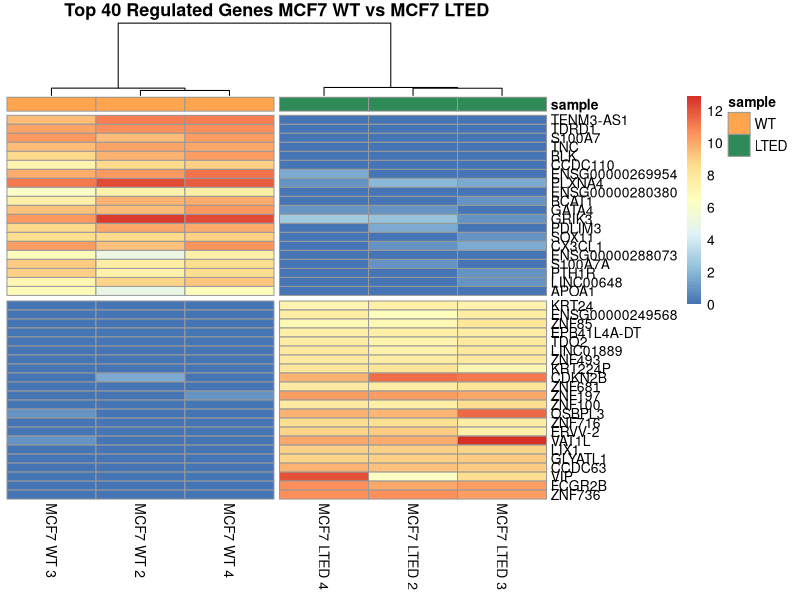
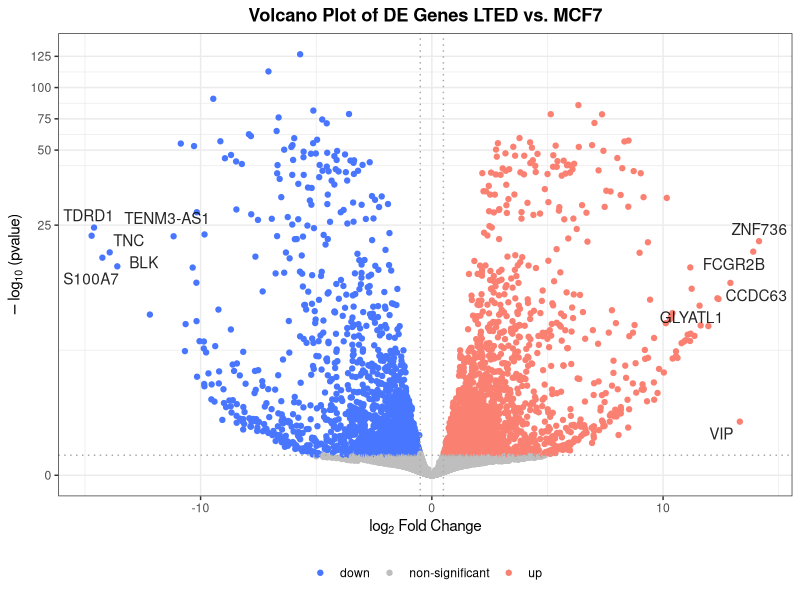

Recreate these plots in R, in order.
library(readxl)
library(ggplot2)
library(ggrepel)
library(dplyr)
library(pheatmap)
library(scales)

data <- read_excel("20220511_wt_vs_LTED_DESeq2.xlsx")

for (gene_anno in (1:length(data$hgnc_symbol))){
  if (is.na(data$hgnc_symbol[gene_anno] == TRUE)){
    data$hgnc_symbol[gene_anno] <- data$ensembl_gene_id[gene_anno]
  }
}

volcano <- data.frame(cbind(data$hgnc_symbol,data$log2FoldChange,data$padj))


#make sure the values read from excel are in numeric or double
colnames(volcano) <- c("gene_name","log2fc","pvalue")
volcano[,2] <- as.numeric(volcano[,2])
volcano[,3] <- as.numeric(volcano[,3])

#remove na values to not to get a warning later
volcano <- volcano[!is.na(volcano$pvalue),]
volcano <- volcano[!is.na(volcano$log2fc),]

#annotate each gene as non-significant, up & down for further coloring
volcano[,"regulation"] <- "non-significant"
indx_up <- which(((volcano$log2fc > 0.5) & (volcano$pvalue < 0.01)))
volcano[indx_up,"regulation"] <- "up"

indx_down <- which(((volcano$log2fc < -0.5) & (volcano$pvalue < 0.01)))
volcano[indx_down,"regulation"] <- "down"
volcano <- volcano %>% arrange((log2fc), pvalue)

#see top upregulated genes
head(volcano) 

#see top downregulated genes
tail(volcano)

head <- volcano %>% filter(row_number() < 6)
tail <- volcano %>% filter(row_number() > length(volcano[,1])-5)
top_genes <- rbind(head,tail)


squash_axis <- function(from, to, factor) { 
  # A transformation function that squashes the range of [from, to] by factor on a given axis 
 
  trans <- function(x) { 
    
    # get indices for the relevant regions
    isq <- x > from & x < to & !is.na(x)
    ito <- x >= to & !is.na(x)
    
    # apply transformation
    x[isq] <- from + (x[isq] - from)/factor
    x[ito] <- from + (to - from)/factor + (x[ito] - to)
    
    return(x)
  }
  
  inv <- function(x) {
    
    # get indices for the relevant regions
    isq <- x > from & x < from + (to - from)/factor & !is.na(x)
    ito <- x >= from + (to - from)/factor & !is.na(x)
    
    # apply transformation
    x[isq] <- from + (x[isq] - from) * factor
    x[ito] <- to + (x[ito] - (from + (to - from)/factor))
    
    return(x)
  }
  
  # return the transformation
  return(trans_new("squash_axis", trans, inv))
}


pdf("volcano_plot_squashed.pdf",paper="USr")
p <- ggplot(volcano,aes(x=log2fc,y=-log10(pvalue))) + geom_point(aes(colour = regulation)) 
p <- p + geom_text_repel(data = top_genes, aes(label = gene_name), 
                         alpha = 0.85,max.overlaps=12,min.segment.length = Inf)
p <- p + coord_trans(y = squash_axis(30, 125, 8))
p <- p + theme_bw() 
p <- p + geom_vline(xintercept=c(-0.5, 0.5), col="darkgrey",linetype="dotted") + geom_hline(yintercept=-log10(0.01), col="darkgrey",linetype="dotted")
p <- p + scale_color_manual(name = "Regulation",values = c("down" = "royalblue1", "up" = "salmon", "non-significant" = "grey"))
p <- p + xlab(expression(log[2]~"Fold Change")) + ylab(expression(-log[10]~"(pvalue)"))
p <- p + ggtitle("Volcano Plot of DE Genes LTED vs. MCF7")
p <- p + theme(legend.position="bottom", legend.box = "horizontal", legend.title = element_blank(),
               plot.title = element_text(hjust=0.5,face = "bold"))
p
dev.off()

#heatmap
data_transformed <- data
data_transformed[,4:9] <- log2(data[,c(4,5,6,7,8,9)]+1)
data_transformed <- data_transformed %>% arrange((log2FoldChange), padj)
colnames(data_transformed)[4:9] <- c("MCF7 WT 2","MCF7 WT 3","MCF7 WT 4","MCF7 LTED 2",
                                     "MCF7 LTED 3","MCF7 LTED 4")

data_transformed_up <- data_transformed %>% filter(row_number() <= 20)
data_transformed_down <- data_transformed %>% filter(row_number() >= 24755)

data_heatmap_end <- rbind(data_transformed_up,data_transformed_down)
annotation <- data_heatmap_end$hgnc_symbol

data_end <- as.data.frame(data_heatmap_end[,4:9])
rownames(data_end) <- annotation
col_info <- data.frame(sample = rep(c("WT", "LTED"), c(3,3)))
rownames(col_info) <- colnames(data_end)

color <- list(sample = c(WT = "tan1", LTED="seagreen"))
pdf("heatmap1.pdf",paper="USr")
pheatmap(data_end, annotation_col = col_info,cluster_rows=FALSE, 
         cutree_rows = 2, 
         cutree_cols = 2,
         annotation_colors = color[1],
         gaps_row=20,
         main = "Top 40 Regulated Genes MCF7 WT vs MCF7 LTED")
dev.off()
annotation_colors = annotation_col=c('salmon','royalblue')
